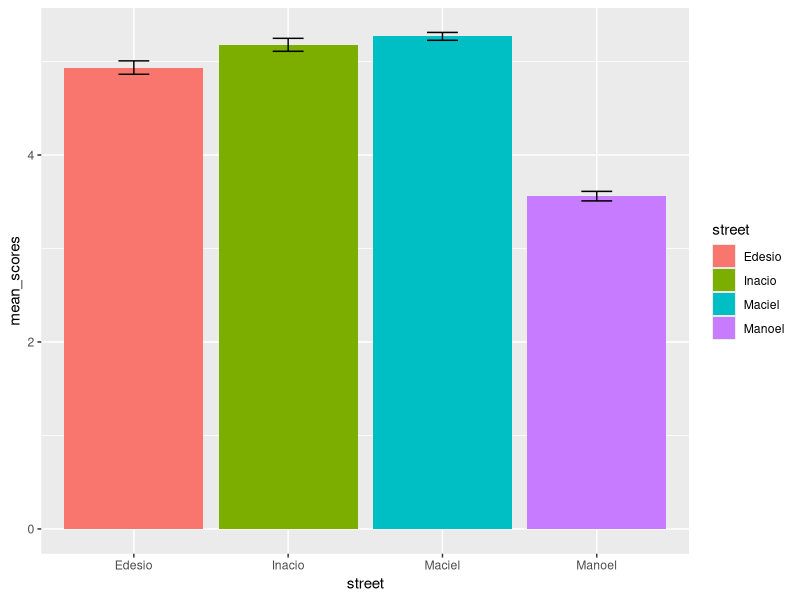
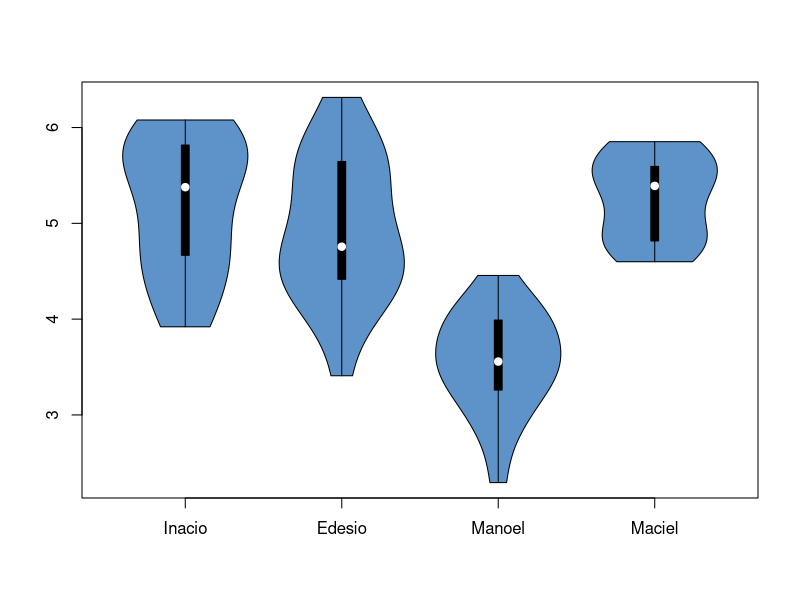

These figures' R source, in order:
## ---- chunk 1
library("vioplot")
library("ggplot2")
library("dplyr")
## ---- chunk 2
#Checking sample size
data2 <- read.table("all_ordenado.dat")
data2$sd <- apply(data2[,4:ncol(data2)], 1, sd)
data2$n <- ( 1.96 * data2$sd / 0.2) ** 2  #All QScores
print(">>>> Maior e menor amostra necessária ")
print(max(data2$n))
print(min(data2$n))

#Checking rankings similarity
mergeSort <- function(x){
  if(length(x) == 1){
    inv <- 0
  } else {
    n <- length(x)
    n1 <- ceiling(n/2)
    n2 <- n-n1
    y1 <- mergeSort(x[1:n1])
    y2 <- mergeSort(x[n1+1:n2])
    inv <- y1$inversions + y2$inversions
    x1 <- y1$sortedVector
    x2 <- y2$sortedVector
    i1 <- 1
    i2 <- 1
    while(i1+i2 <= n1+n2+1){
      if(i2 > n2 || (i1 <= n1 && x1[i1] <= x2[i2])){
        x[i1+i2-1] <- x1[i1]
        i1 <- i1 + 1
      } else {
        inv <- inv + n1 + 1 - i1
        x[i1+i2-1] <- x2[i2]
        i2 <- i2 + 1
      }
    }
  }
  return (list(inversions=inv,sortedVector=x))
}
numberOfInversions <- function(x){
  r <- mergeSort(x)
  return (r$inversions)
}
normalizedKendallTauDistance2 <- function(data1, data2){
  x <- data1
  y <- data2
  
  tau = numberOfInversions(order(x)[rank(y)])
  print(tau)
  nItens = length(x)
  maxNumberOfInverstions <- (nItens*(nItens-1))/2
  normalized = tau/maxNumberOfInverstions

  print (normalized)
}
data29 <- read.table("29users/all_ordenado.dat")

merged <- merge(select(data29, V2, V3), select(data2, V2, V3), by = "V2")
print(cor.test(merged$V3.x, merged$V3.y, method = "kendall"))
print(cor.test(merged$V3.x, merged$V3.y, method = "spearman"))

print(paste(">>>> Kendall Distance ", normalizedKendallTauDistance2(merged$V3.x, merged$V3.y)))
## ---- chunk 3
library("knitr")

show_general_ranking <- function (data){
    top_5 <- head(data2, n=5)
    bottom_5 <- tail(data2, n=5)
    
    cat("<h3>Top 5</h3>")
    cat("<div class='row'>")
    for(i in 1:nrow(top_5)) {
      row <- top_5[i,]
      photo_name <- as.character(row$photo_name)
      score <- row$V3
      
      cat("<div class='col-xs-4'>")
      cat("<img src='", "../percepcaoLocal/agradavel/melhores/",photo_name,"' width='400px'>", sep = "")
      cat("<div class='caption'>", photo_name, " " , score,  "</div>", sep="")
      cat("</div>")
      if (i > 1 && i %% 3 == 0){
        cat("</div>")
        cat("<div class='row'>")
      }
    }
    cat("</div>")
    
    cat("<h3>Bottom 5</h3>")
    cat("<div class='row'>")
    for(i in 1:nrow(bottom_5)) {
      row <- bottom_5[i,]
      photo_name <- as.character(row$photo_name)
      score <- row$V3
      
      cat("<div class='col-xs-4'>")
      cat("<img src='", "../percepcaoLocal/agradavel/piores/",photo_name,"' width='400px'>", sep = "")
      cat("<div class='caption'>", photo_name, " " , score,  "</div>", sep="")
      cat("</div>")
      if (i > 1 && i %% 3 == 0){
        cat("</div>")
        cat("<div class='row'>")
      }
    }
    cat("</div>")
}

novoV2 <- lapply(as.character(data2$V2), function (x) strsplit(x, split="/", fixed=TRUE)[[1]][7])
photo <- unlist(lapply(novoV2, '[[', 1))
data2$photo_name <- photo
show_general_ranking(data2)

## ---- chunk 4
#Getting data for each street
data <- read.csv("qscores-df.csv", header = TRUE)

edesio_scores = filter(data, street == "R._Edésio_Silva")$qscore
edesio_sd = sd(edesio_scores)
inacio_scores = filter(data, street == "R._Inácio_Marquês_da_Silva")$qscore
inacio_sd = sd(inacio_scores)
manoel_scores = filter(data, street == "R._Manoel_Pereira_de_Araújo")$qscore
manoel_sd = sd(manoel_scores)
maciel_scores = filter(data, street == "R._Maciel_Pinheiro")$qscore
maciel_sd = sd(maciel_scores)

new_frame = data.frame(mean_scores = c(mean(maciel_scores), mean(manoel_scores), mean(edesio_scores), mean(inacio_scores)), street = c("Maciel", "Manoel", "Edesio", "Inacio"), ci = c(maciel_sd * 1.96 / length(maciel_scores),  manoel_sd * 1.96 / length(manoel_scores), edesio_sd * 1.96 / length(edesio_scores), inacio_sd * 1.96 / length(inacio_scores)))

ggplot(new_frame, aes(x=street, y=mean_scores, fill=street)) + 
    geom_bar(position=position_dodge(), stat="identity") +
    geom_errorbar(aes(ymin=mean_scores-ci, ymax=mean_scores+ci),
                  width=.2,                    # Width of the error bars
                  position=position_dodge(.9))

## ---- chunk 5
value <- data$qscore

with(data , vioplot( value[street=="R._Inácio_Marquês_da_Silva"] , value[street=="R._Edésio_Silva"], value[street=="R._Manoel_Pereira_de_Araújo"], value[street=="R._Maciel_Pinheiro"],  col=rgb(0.1,0.4,0.7,0.7) , names=c("Inacio","Edesio","Manoel", "Maciel") ))
## ---- chunk 6
summary(filter(data, street == "R._Inácio_Marquês_da_Silva")$qscore)
summary(filter(data, street == "R._Edésio_Silva")$qscore)
summary(filter(data, street == "R._Maciel_Pinheiro")$qscore)
summary(filter(data, street == "R._Manoel_Pereira_de_Araújo")$qscore)
## ---- chunk 7
summary_inacio = filter(data, street == "R._Inácio_Marquês_da_Silva") %>% group_by(num) %>% summarise(media_ponto = mean(qscore), sd = sd(qscore))
summary_inacio$upper <- summary_inacio$media_ponto + summary_inacio$sd * 1.96 / 4
summary_inacio$lower <- summary_inacio$media_ponto - summary_inacio$sd * 1.96 / 4

summary_edesio = filter(data, street == "R._Edésio_Silva") %>% group_by(num) %>% summarise(media_ponto = mean(qscore), sd = sd(qscore))
summary_edesio$upper <- summary_edesio$media_ponto + summary_edesio$sd * 1.96 / 4
summary_edesio$lower <- summary_edesio$media_ponto - summary_edesio$sd * 1.96 / 4

summary_maciel = filter(data, street == "R._Maciel_Pinheiro") %>% group_by(num) %>% summarise(media_ponto = mean(qscore), sd = sd(qscore))
summary_maciel$upper <- summary_maciel$media_ponto + summary_maciel$sd * 1.96 / 4
summary_maciel$lower <- summary_maciel$media_ponto - summary_maciel$sd * 1.96 / 4

summary_manoel = filter(data, street == "R._Manoel_Pereira_de_Araújo") %>% group_by(num) %>% summarise(media_ponto = mean(qscore), sd = sd(qscore))
summary_manoel$upper <- summary_manoel$media_ponto + summary_manoel$sd * 1.96 / 4
summary_manoel$lower <- summary_manoel$media_ponto - summary_manoel$sd * 1.96 / 4
## ---- chunk 8
summary_inacio
## ---- chunk 9
library("knitr")
inacio <- filter(data, street == "R._Inácio_Marquês_da_Silva") %>% group_by(num) %>% arrange(street, num, angle) %>% select(url, street, num, angle, qscore)

show_street_data <- function (current_df){
    cat("<div class='row'>")
    angleData = c()
    for(i in 1:nrow(current_df)) {
      row <- current_df[i,]
      url <- as.character(row$url)
      street <- as.character(row$street)
      num <- row$num
      angle <- row$angle
      score <- row$qscore
      angleData <- append(angleData, score)
      
      cat("<div class='col-xs-3'>")
      cat("<img src='", url,"' width='300px'>", sep = "")
      cat("<div class='caption'>", street, " " , num , ", ", angle, " -> ", score,  "</div>", sep="")
      cat("</div>")
      if (i > 1 && i %% 4 == 0){
        cat("</div>")
        cat("####### Sumário do Número ", num, ": Max. ", max(angleData), " Min: ", min(angleData), " Diff: ", max(angleData) - min(angleData))
        cat("<div class='row'>")
        angleData = c()
      }
    }
}

show_street_data(inacio)

## ---- chunk 10
summary_edesio
## ---- chunk 11
edesio <- filter(data, street == "R._Edésio_Silva") %>% group_by(num) %>% arrange(street, num, angle) %>% select(url, street, num, angle, qscore)
show_street_data(edesio)
## ---- chunk 12
summary_maciel
## ---- chunk 13
maciel <- filter(data, street == "R._Maciel_Pinheiro") %>% group_by(num) %>% arrange(street, num, angle) %>% select(url, street, num, angle, qscore)
show_street_data(maciel)
## ---- chunk 14
summary_manoel
## ---- chunk 15
manoel <- filter(data, street == "R._Manoel_Pereira_de_Araújo") %>% group_by(num) %>% arrange(street, num, angle) %>% select(url, street, num, angle, qscore)
show_street_data(manoel)
